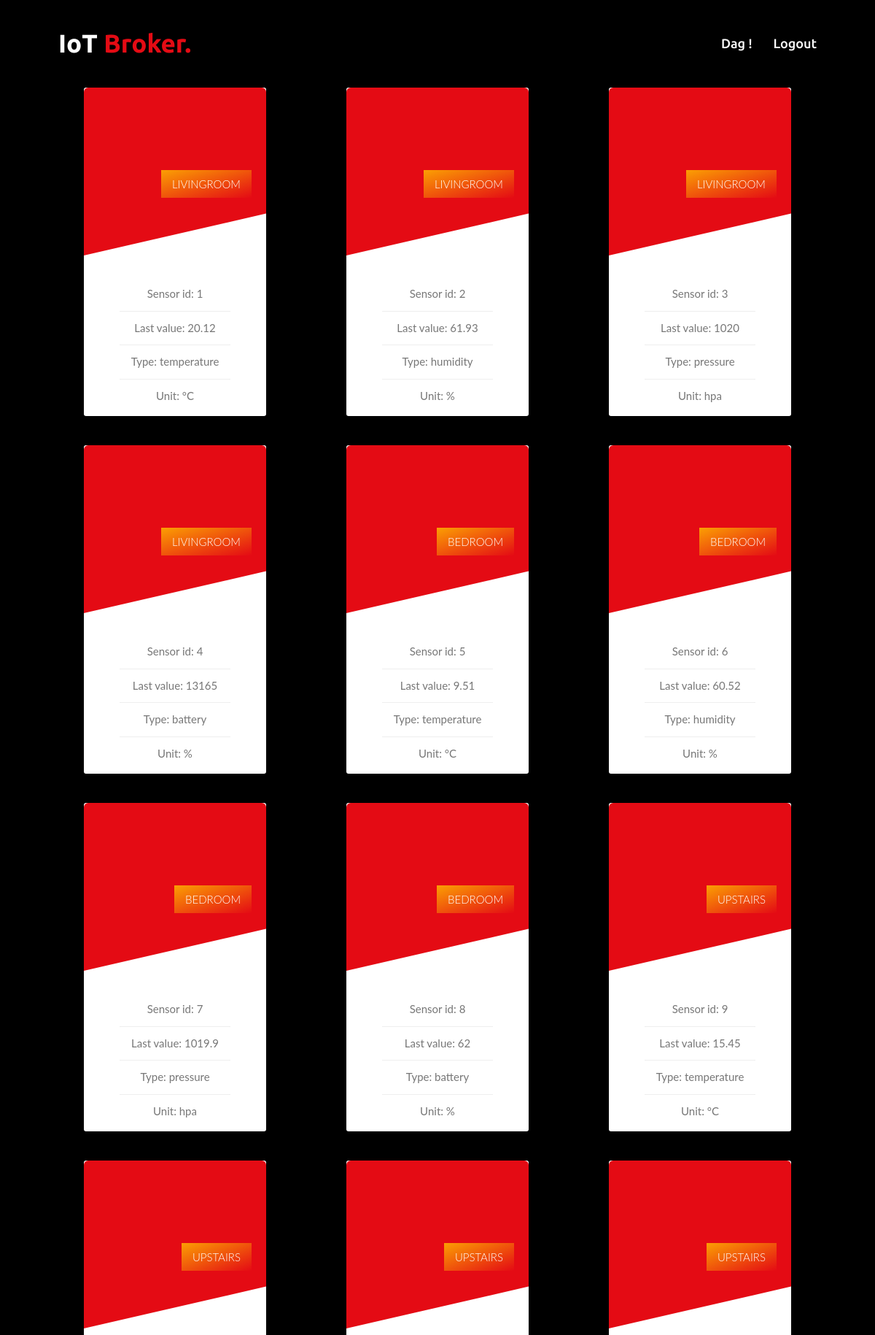
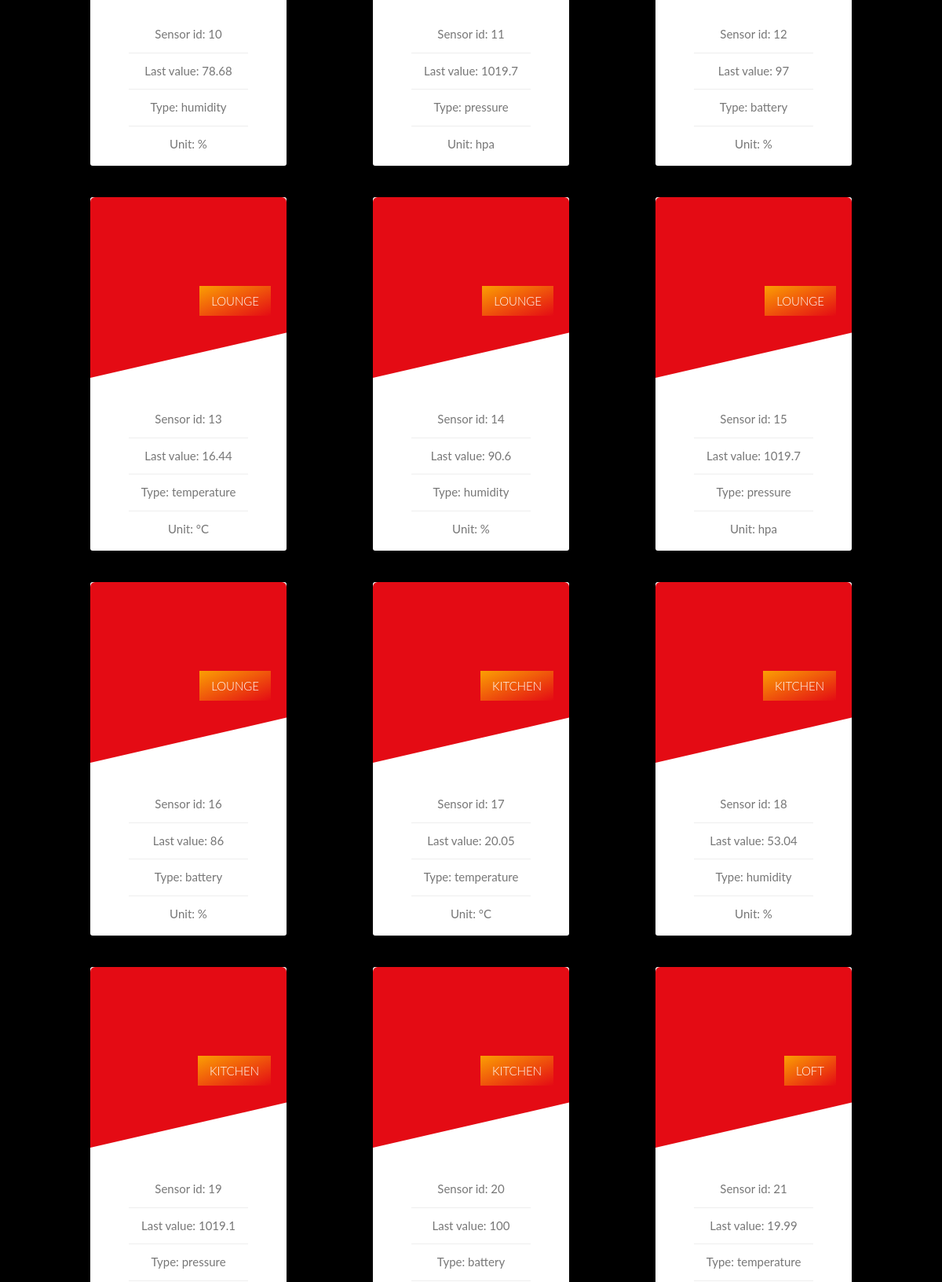
Page /SERVER_ROOT/dashboard.php (upper part) on the committed database (2 pictures, top to bottom).
### tables this page shows
CREATE TABLE `sensor` (
  `sensor_id` int NOT NULL AUTO_INCREMENT,
  `name` varchar(255) NOT NULL,
  `unit` varchar(255) NOT NULL,
  `type` varchar(255) NOT NULL,
  `created` timestamp NOT NULL DEFAULT CURRENT_TIMESTAMP,
  `user_id` int NOT NULL,
  PRIMARY KEY (`sensor_id`),
  UNIQUE KEY `sensor_id` (`sensor_id`),
  KEY `user_id` (`user_id`),
  CONSTRAINT `sensor_ibfk_1` FOREIGN KEY (`user_id`) REFERENCES `user` (`user_id`)
);

### SERVER_ROOT/php/db_create_queries.php (called while the page is built, shortened)
<?php
$selectAllQuery = 'SELECT S.* FROM sensor S, user U WHERE U.email = "'.$_SESSION["email"].'" AND U.password = "'.$_SESSION["password"].'" GROUP BY sensor_id';
$this->values = $this->setValues($selectAllQuery);
$numberOfCards = count($this->values);
$selectAllSensorIdQuery = 'SELECT S.sensor_id from sensor S, user U WHERE U.email = "'.$_SESSION["email"].'" AND U.password ="'.$_SESSION["password"].'" GROUP BY sensor_id';
$AllSensorIds = $this->setValues($selectAllSensorIdQuery);
for($t = 0; $t <= (count($AllSensorIds) -1); $t ++){
    $lastTenString = strval($AllSensorIds[$t]["sensor_id"]);
    $selectLastTenQuery = 'SELECT D.value FROM data D, User U WHERE sensor_id = '. $lastTenString .' AND U.email = "'.$_SESSION["email"].'" AND U.password ="'.$_SESSION["password"].'" GROUP BY data_id ORDER BY data_id DESC LIMIT 10';
    $lastTenToPush = $this->setValues($selectLastTenQuery);
    $last_value = 'SELECT D.value FROM data D, User U WHERE sensor_id = '. $lastTenString .' AND U.email = "'.$_SESSION["email"].'" AND U.password ="'.$_SESSION["password"].'" GROUP BY data_id ORDER BY data_id DESC LIMIT 1';
    $lastValueToPush = $this->setValues($last_value);
}
?>

### SERVER_ROOT/php/get_cards.php (called while the page is built, shortened)
<?php
require_once('functions.php');
class CardsBuilder{
    function __construct(){
        include 'db_create_queries.php';
    }
    function setValues($query){
        $values = new DbValues();
        return $values->getValues($query);
    }
    function build(){
        return $this;
    }
}
class CardDisplayer{
    function __construct(){
        $cards = new CardsBuilder();
        $this->cards = $cards->build();
    }
    function displayCards(){
        include 'card_display.php';
    }
}
class DbValues{
    function getValues($query){
          $connection = db_connect();
          $result_set = mysqli_query($connection, $query);
          $values = mysqli_fetch_all($result_set, MYSQLI_ASSOC);
          return $this->cards = $values;
    }
}
$cardDisplayer = new CardDisplayer();
$cardDisplayer->displayCards();
?>

### SERVER_ROOT/php/functions.php (called while the page is built, shortened)
<?php
function html($string="") {
    return htmlspecialchars($string);
}
?>

### SERVER_ROOT/php/card_display.php (the view)
<?php
global $numberOfCards;
for ($cardIndex = 0; $cardIndex <= ($numberOfCards - 1); $cardIndex++) {
   echo '
   <div class="card" id="card">
   <div class="card__side card__side--front">
       <div class="card__picture card__picture--1">
           &nbsp;
       </div>
       <h4 class="card__heading">
           <span class="card__heading-span card__heading-span-1">
           '.html($this->cards->values[$cardIndex]["name"]).'
           </span>
       </h4>
       <div class="card__details">
           <ul>
               <li class="card_details_ids">Sensor id: '.html($this->cards->values[$cardIndex]["sensor_id"]).'</li>
               ';
               if(!isset($this->cards->lastValue[$cardIndex][0]["value"])){
                $this->cards->lastValue[$cardIndex][0]["value"] = "/";
               }
               echo '
               <li>Last value: '.html($this->cards->lastValue[$cardIndex][0]["value"]).'</li>
               <li>Type: '.html($this->cards->values[$cardIndex]["type"]).'</li>
               <li>Unit: '.html($this->cards->values[$cardIndex]["unit"]).'</li>
           </ul>
       </div>
   </div>
   <div class="card__side card__side--back card__side--back-1">
       <div class="card__cta">
           <div>
           <form action="php/db_delete_sensor.php" method="POST">
           <input type="hidden" name="action" value="delete_sensor" />
           <input type="hidden" name="sensor_id" value='.html($this->cards->values[$cardIndex]["sensor_id"]).'/>
           <input class="popup__close--delete__sensor" type="submit" value="Delete sensor &#8595"/>
           </form>
           <div class="card__table__th">
           </div>
           <table class="card__table">
           ';
        foreach($this->cards->tableValues[$cardIndex] as $key => $value){
           echo '
               <tr class="card__table__tr">
               <form action="php/db_delete_sensor.php" method="POST">
               <input type="hidden" name="action" value="delete_data" />
               <input type="hidden" name="data_id" value='.html($this->cards->tableIds[$cardIndex][$key]["data_id"]).'/>
               <td class="card__table__td__value"> Value: '.html($value["value"]).' </td>
               <td class="card__table__td__value">Id: '.html($this->cards->tableIds[$cardIndex][$key]["data_id"]).' <input class="popup__close--delete__data" type="submit" value="Del"/></td>
               </form>
               </tr>
           ';
       }
        echo '
        </table>
           </div>
           <a class="container" href="#popup">
           <input class="chartDisplayers" type="button" data-target="sensor_id_'.html($cardIndex).'" value="view chart!"/>
           </a>
       </div>
   </div>
</div>
</div>
';
 }
?>

### SERVER_ROOT/dashboard.php (shortened to what this page needs)
<!DOCTYPE html>
<html lang="en">
<head>
    <link rel="stylesheet" href="css/style.css">
    <link rel="stylesheet" href="css/t1-style.css">
</head>
<?php include_once 'php/html_elements.php'; get_html_header_code(); ?>
<body>
    <?php include 'php/test_session.php';?>
    <main>
        <section id="section-card">
            <?php include 'php/get_cards.php';?>
        </section>
    </main>
</body>
<?php include_once 'php/html_elements.php'; get_html_footer_code(); ?>
</html>

### SERVER_ROOT/php/html_elements.php (shortened to what this page needs)
<?php
function get_html_header_code() {
    $html_element = '
      <header>
        <nav class="navbar">
          <div class="max-width">
            <div class="logo">
              <a href="index.php">
                IoT
                <span>
                  Broker.
                </span>
              </a>
            </div>
            <ul class="menu">
              <li>
                <a href="#" class="menu-btn">
                  Dag <?php echo $fetch_info[\'firstname\']?>!
                </a>
              </li>
              <li>
                <a href="./logout.php" class="menu-btn-logout">
                Logout
                </a>
              </li>
            </ul>
            <div class="menu-btn">
              <i class="fas fa-bars">
              </i>
            </div>
          </div>
        </nav>
      </header>
    ';
    echo $html_element;
}

### SERVER_ROOT/css/style.css (style rules this page uses)
* { margin: 0; padding: 0; box-sizing: border-box; text-decoration: none; }
html { scroll-behavior: smooth; }
section { padding: 100px 0; }
.max-width { max-width: 1300px; padding: 0 80px; margin: auto; }
.navbar { position: fixed; width: 100%; z-index: 999; padding: 30px 0; font-family: 'Ubuntu', sans-serif; transition: all 0.3s ease; }
.navbar .max-width { display: flex; align-items: center; justify-content: space-between; }
.navbar .logo a { color: #fff; font-size: 35px; font-weight: 600; }
.navbar .logo a span { color: #e40b14; transition: all 0.3s ease; }
.navbar .menu li { list-style: none; display: inline-block; }
.navbar .menu li a { display: block; color: #fff; font-size: 18px; font-weight: 500; margin-left: 25px; transition: color 0.3s ease; }
.menu-btn { color: #fff; font-size: 23px; cursor: pointer; display: none; }

### SERVER_ROOT/css/t1-style.css (style rules this page uses)
*, *::after, * ::before { margin: 0; padding: 0; box-sizing: inherit; }
html { font-size: 62.5%; background-color: #000; }
body { box-sizing: border-box; position: relative; }
body { font-family: "lato", sans-serif; font-weight: 400; font-size: 1.6rem; line-height: 1.7; color: #777; }
.card { perspective: 150rem; -moz-perspective: 150rem; position: relative; height: 45rem; width: 25rem; margin: 2rem; }
.card__side { height: 45rem; transition: all 0.8s ease; position: absolute; top: 0; left: 0; width: 100%; -webkit-backface-visibility: hidden; backface-visibility: hidden; border-radius: 3px; box-shadow: 0 1.5rem 4rem rgba(0, 0, 0, 0.15); overflow: hidden; }
.card__side--front { background-color: #fff; }
.card__side--back { transform: rotateY(180deg); }
.card__side--back-1 { background-color: #e40b14; }
.card__picture { background-size: cover; height: 23rem; background-blend-mode: screen; -webkit-clip-path: polygon(0 0, 100% 0, 100% 75%, 0 100%); clip-path: polygon(0 0, 100% 0, 100% 75%, 0 100%); border-top-left-radius: 6px; border-top-right-radius: 6px; }
.card__picture--1 { background-color: #e40b14; }
.card__heading { font-size: 1.5rem; font-weight: 300; text-transform: uppercase; text-align: right; color: #fff; position: absolute; top: 12rem; right: 2rem; width: 75%; }
.card__heading-span { padding: 1rem 1.5rem; -webkit-box-decoration-break: clone; box-decoration-break: clone; }
.card__heading-span-1 { background-image: linear-gradient(to right bottom, rgba(255, 185, 0, 0.85), rgba(228, 11, 20, 0.85)); }
.card__details { padding: 3rem; }
.card__details ul { list-style: none; width: 80%; margin: 0 auto; }
.card__details li { text-align: center; font-size: 1.5rem; padding: 1rem; }
.card__details li:not(:last-child) { border-bottom: 1px solid #eee; }
.card__cta { position: absolute; top: 50%; left: 50%; transform: translate(-50%, -50%); width: 90%; text-align: center; }
.card__table { margin-bottom: 0.5rem; width: 100%; }
.card__table tr:nth-child(even) { background-color: #ffb84d; }
.card__table__tr { text-align: center; color: #fff; }
.card__table__td__value { width: auto; color: #fff; }
.container { width: 20rem; }
#section-card { display: flex; width: 90%; justify-content: space-around; align-content: space-around; flex-wrap: wrap; margin: 0 auto; }
main { background-color: rgba(0, 0, 0, 0.8); }

### rows in the picture
sensor: name "LIVINGROOM", sensor_id "1", lastValue "20.12", type "temperature", unit "°C"
sensor: name "LIVINGROOM", sensor_id "2", lastValue "61.93", type "humidity", unit "%"
sensor: name "LIVINGROOM", sensor_id "3", lastValue "1020", type "pressure", unit "hpa"
sensor: name "LIVINGROOM", sensor_id "4", lastValue "13165", type "battery", unit "%"
sensor: name "BEDROOM", sensor_id "5", lastValue "9.51", type "temperature", unit "°C"
sensor: name "BEDROOM", sensor_id "6", lastValue "60.52", type "humidity", unit "%"
sensor: name "BEDROOM", sensor_id "7", lastValue "1019.9", type "pressure", unit "hpa"
sensor: name "BEDROOM", sensor_id "8", lastValue "62", type "battery", unit "%"
sensor: name "UPSTAIRS", sensor_id "9", lastValue "15.45", type "temperature", unit "°C"
sensor: name "UPSTAIRS", sensor_id "10", lastValue "78.68", type "humidity", unit "%"
sensor: name "UPSTAIRS", sensor_id "11", lastValue "1019.7", type "pressure", unit "hpa"
sensor: name "UPSTAIRS", sensor_id "12", lastValue "97", type "battery", unit "%"
sensor: name "LOUNGE", sensor_id "13", lastValue "16.44", type "temperature", unit "°C"
sensor: name "LOUNGE", sensor_id "14", lastValue "90.6", type "humidity", unit "%"
sensor: name "LOUNGE", sensor_id "15", lastValue "1019.7", type "pressure", unit "hpa"
sensor: name "LOUNGE", sensor_id "16", lastValue "86", type "battery", unit "%"
sensor: name "KITCHEN", sensor_id "17", lastValue "20.05", type "temperature", unit "°C"
sensor: name "KITCHEN", sensor_id "18", lastValue "53.04", type "humidity", unit "%"
sensor: name "KITCHEN", sensor_id "19", lastValue "1019.1", type "pressure"
sensor: name "KITCHEN", sensor_id "20", lastValue "100", type "battery"
sensor: name "LOFT", sensor_id "21", lastValue "19.99", type "temperature"
